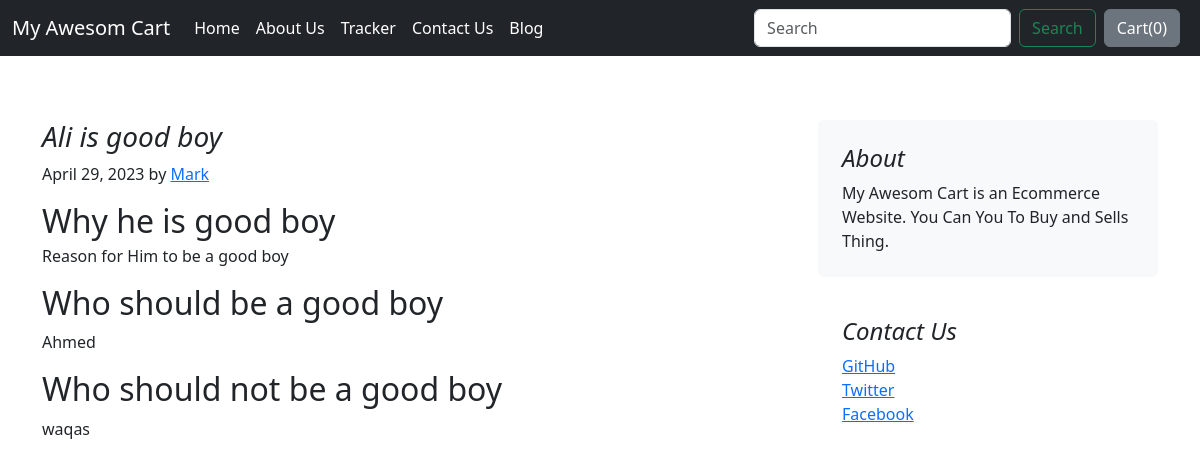
The page /blog/blogpost/1 on the database its author committed.
### blog/models.py (models this page shows, shortened)
class Blogpost(models.Model):
    post_id = models.AutoField(primary_key=True)
    title = models.CharField(max_length=50)
    head0 = models.CharField(max_length=500,default="")
    chead0 = models.CharField(max_length=5000,default="")
    head1 = models.CharField(max_length=500,default="")
    chead1 = models.CharField(max_length=5000,default="")
    head2 = models.CharField(max_length=500,default="")
    chead2 = models.CharField(max_length=5000,default="")
    pub_date = models.DateField()
    thumbnail = models.ImageField(upload_to="blog/images", default="")

### blog/views.py (the view)
# urls.py: path("blogpost/<int:id>",views.blogpost,name="blogPost"),
def blogpost(request,id):
    post = Blogpost.objects.filter(post_id=id)[0]
    return render(request, 'blog/blogpost.html',{'post':post})

### blog/templates/blog/blogpost.html (shortened to what this page needs)
{% extends 'shop/basic.html' %}
  {% block body %}
    <div class="container">
        <div class="row g-5 mt-3">
            <div class="col-md-8">
              <h3 class="fst-italic">
                {{post.title}}
              </h3>
              <p class="blog-post-meta">{{post.pub_date}} by <a href="#">Mark</a></p>
              <article class="blog-post">
                <h2 class="blog-post-title mb-1">{{post.head0}}</h2>
                <p>{{post.chead0}}</p>
                <h2>{{post.head1}}</h2>
                <p>{{post.chead1}}</p>
                <h2>{{post.head2}}</h2>
                <p>{{post.chead2}}</p>
              </article>
            </div>
            <div class="col-md-4">
              <div class="position-sticky" style="top: 2rem;">
                <div class="p-4 mb-3 bg-body-tertiary rounded">
                  <h4 class="fst-italic">About</h4>
                  <p class="mb-0">My Awesom Cart is an Ecommerce Website. You Can You To Buy and Sells Thing.</p>
                </div>
                <div class="p-4">
                  <h4 class="fst-italic">Contact Us</h4>
                  <ol class="list-unstyled">
                    <li><a href="#">GitHub</a></li>
                    <li><a href="#">Twitter</a></li>
                    <li><a href="#">Facebook</a></li>
                  </ol>
                </div>
              </div>
            </div>
        </div>
    </div>
  {% endblock %}

### rows shown on the page
Blogpost: title "Ali is good boy", pub_date "April 29, 2023", head0 "Why he is good boy", chead0 "Reason for Him to be a good boy", head1 "Who should be a good boy", chead1 "Ahmed", head2 "Who should not be a good boy", chead2 "waqas"
